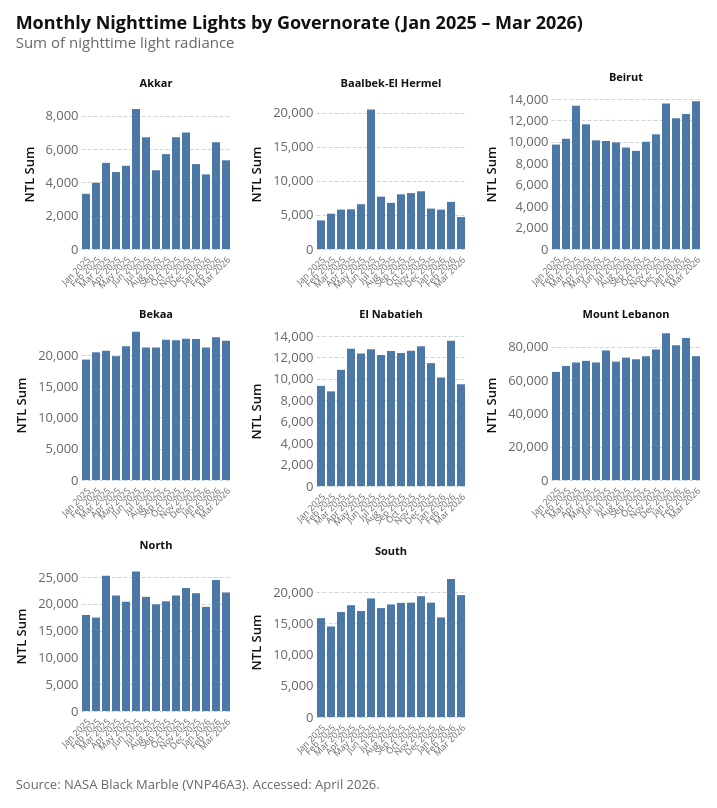

Notebook code for this chart:
### Markdown cell above
In 2026, there was a reduction in light in March 2026 compared to February 2026.

### Code cell
attaviz.enable()

_df1 = ntl_adm1_monthly[
    (ntl_adm1_monthly["date"] >= "2025-01-01")
    & (ntl_adm1_monthly["date"] <= "2026-03-01")
].copy()
_df1["year_month"] = pd.to_datetime(_df1["date"]).dt.strftime("%b %Y")
_df1["date_order"] = pd.to_datetime(_df1["date"])

chart = (
    alt.Chart(_df1)
    .mark_bar()
    .encode(
        x=alt.X(
            "year_month:N",
            sort=alt.EncodingSortField(field="date_order", order="ascending"),
            title=None,
            axis=alt.Axis(labelAngle=-45, labelFontSize=9),
        ),
        y=alt.Y("ntl_sum:Q", title="NTL Sum"),
        tooltip=[
            alt.Tooltip("adm1_name:N", title="Governorate"),
            alt.Tooltip("year_month:N", title="Month"),
            alt.Tooltip("ntl_sum:Q", title="NTL Sum"),
        ],
    )
    .properties(
        width=150,
        height=150,
    )
    .facet(
        facet=alt.Facet(
            "adm1_name:N",
            title=None,
            header=alt.Header(
                titleFontSize=11, labelFontSize=11, labelFontWeight="bold"
            ),
        ),
        columns=3,
        title=alt.TitleParams(
            text="Monthly Nighttime Lights by Governorate (Jan 2025 – Mar 2026)",
            subtitle="Sum of nighttime light radiance",
        ),
    )
    .resolve_scale(x="independent", y="independent")
)

chart_with_caption = attaviz.add_caption(
    chart, "Source: NASA Black Marble (VNP46A3). Accessed: April 2026."
)
chart_with_caption.show()
